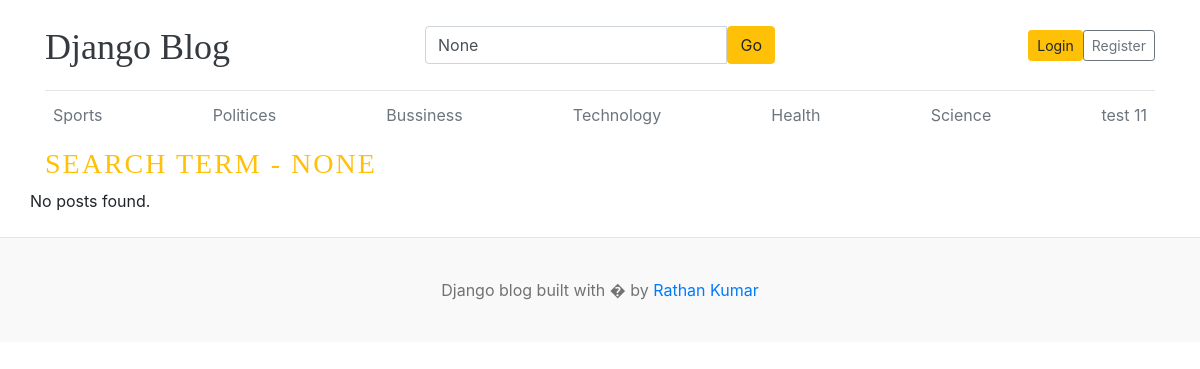
The app's page /blogs/search/ with its own data.
### blogs/models.py (models this page shows, shortened)
class Category(models.Model):
    category_name = models.CharField(max_length=50, unique=True)
    created_at = models.DateTimeField(auto_now_add=True)
    updated_at = models.DateTimeField(auto_now=True)
    class Meta:
        verbose_name_plural ="categoies"

### blogs/views.py (the view)
# urls.py: path('blogs/search/', BlogsView.search, name="search"),
def search(request):
    keyword = request.GET.get('keyword')
    blogs = []
    if keyword:
        blogs = Blog.objects.filter(Q(title__icontains=keyword)| Q(short_description__icontains=keyword),  status=1)
    context = {
        'blogs': blogs,
        'keyword': keyword,
    }
    return render(request, 'search.html', context)

### blogs/context_processors.py (called while the page is built)
def get_categories(request):
    categories = Category.objects.all()
    return dict(categories=categories)

def get_social_links(request):
    social_links = SocialLink.objects.all()
    return dict(social_links=social_links)

### templates/search.html
{% extends 'base.html' %}
{% block content %}
<h3 class="text-uppercase text-warning" style="letter-spacing: 2px;">Search Term - {{ keyword }}</h3>
<div class="row mb-2">
    {% if blogs %}
    {% for blog in blogs %}
    <div class="col-md-6">
        <div class="card border-0">
            <div class="card-body">
                <h3><a href="{% url 'blogs' blog.slug %}" class="
                    text-dark">{{ blog.title }}</a></h3>
                <small class="mb-1 text-muted">{{ blog.created_at | timesince }} ago | {{ blog.author }}</small>
                <p class="card-text">{{ blog.short_description | truncatewords:25 }}</p>
            </div>
        </div>
    </div>
    {% endfor %}
    {% else %}
    <p>No posts found.</p>
    {% endif %}
</div>
</div>
{% endblock %}

### templates/base.html (shortened to what this page needs)
{% load static %}
<!DOCTYPE html>
<html lang="en">
<head>
    <link href="https://getbootstrap.com/docs/4.0/dist/css/bootstrap.min.css" rel="stylesheet">
    <link href="{% static 'css/blog.css' %}" rel="stylesheet">
    <link rel="stylesheet" href="https://cdnjs.cloudflare.com/ajax/libs/font-awesome/4.7.0/css/font-awesome.min.css">
</head>
<body>
    <div class="container">
        <header class="blog-header py-3">
            <div class="row flex-nowrap justify-content-between align-items-center">
                <div class="col-4 pt-1">
                    <a class="blog-header-logo text-dark" href="/">Django Blog</a>
                </div>
                <div class="col-4">
                    <form action="{% url 'search' %}" method="GET">
                        <div class="input-group">
                            <input type="text" name="keyword" value="{{ keyword }}" class="form-control"
                                placeholder="Enter search term..." aria-label="Enter search">
                            <button class="btn btn-warning" id="button-search" type="submit">Go</button>
                        </div>
                    </form>
                </div>
                <div class="col-4 d-flex justify-content-end align-items-center">
                    {% if user.is_authenticated %}
                    <a class="btn btn-sm  me-2" href="{% url 'dashboard' %}">Dashboard</a>
                    <form action="{% url 'logout' %}" method="post" style="display:inline;">
                        {% csrf_token %}
                        <button type="submit" class="btn btn-sm">Logout</button>
                    </form>
                    {% else %}
                    <a class="btn btn-sm btn-warning" href="{% url 'login' %}">Login</a>
                    <a class="btn btn-sm btn-outline-secondary" href="{% url 'register' %}">Register</a>
                    {% endif %}
                </div>
            </div>
        </header>
        <div class="nav-scroller py-1 mb-2">
            <nav class="nav d-flex justify-content-between">
                {% for cat in categories %}
                <a class="p-2 text-muted" href="{% url 'posts_by_category' cat.id %}">{{ cat.category_name }}</a>
                {% endfor %}
            </nav>
        </div>
        {% block content %}
        {% endblock %}
        <footer class="blog-footer">
            <p>Django blog built with � by <a href="#">Rathan Kumar</a></p>
        </footer>
</body>
</html>

### static/css/blog.css (style rules this page uses)
.blog-header { border-bottom: 1px solid #e5e5e5; }
.blog-header-logo { font-family: "Playfair Display", Georgia, "Times New Roman", serif; font-size: 2.25rem; }
h1, h2, h3, h4, h5, h6 { font-family: "Playfair Display", Georgia, "Times New Roman", serif; }
.blog-footer { padding: 2.5rem 0; color: #727272; text-align: center; background-color: #f9f9f9; border-top: .05rem solid #e5e5e5; }
.blog-footer p:last-child { margin-bottom: 0; }

### records on screen
Category: category_name "Sports"
Category: category_name "Politices"
Category: category_name "Bussiness"
Category: category_name "Technology"
Category: category_name "Health"
Category: category_name "Science"
Category: category_name "test 11"

### other values on screen
{{ keyword }} "NONE"
